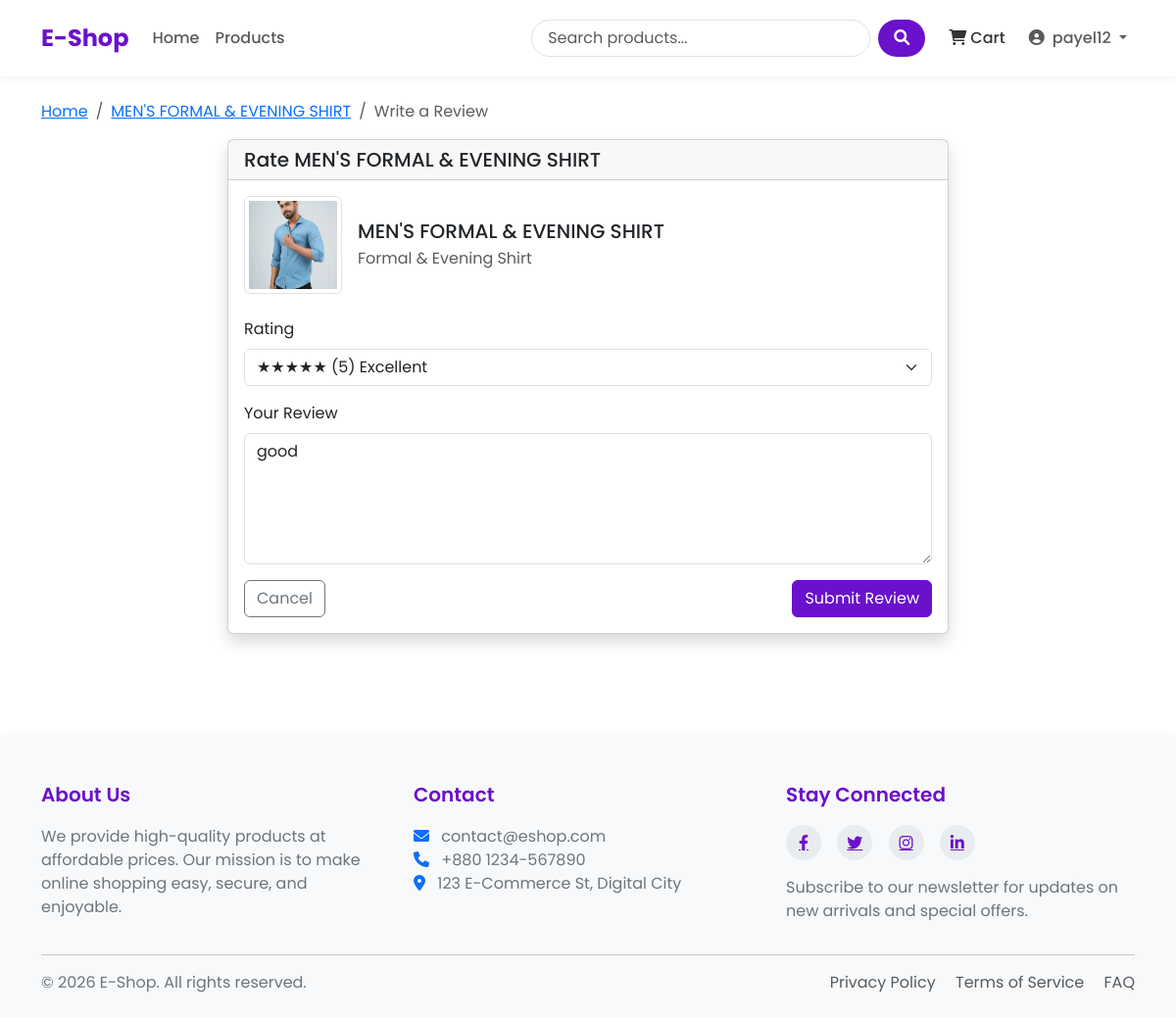
/rate/2/ (signed in), run on the app's committed database.
### shop/models.py (models this page shows, shortened)
class Product(models.Model):
     name = models.CharField(max_length=100)
     slug = models.SlugField(max_length=100,unique=True)
     category = models.ForeignKey(Category,on_delete=models.CASCADE,related_name='products')
     description = models.TextField()
     price = models.DecimalField(max_digits=10,decimal_places=2)
     stock = models.PositiveBigIntegerField(default=1)
     available = models.BooleanField(default=True)
     created = models.DateTimeField(auto_now_add=True)
     updated = models.DateTimeField(auto_now=True)
     image = models.ImageField(upload_to='products/%Y/%m/%d')

class Category(models.Model):
      name = models.CharField(max_length=100)
      slug = models.SlugField(max_length=100,unique=True)
      description = models.TextField(blank=True)
      class Meta:
            verbose_name_plural = 'categories'

class Rating(models.Model):
     product = models.ForeignKey(Product,on_delete=models.CASCADE,related_name='ratings')
     user = models.ForeignKey(User,on_delete=models.CASCADE)
     rating = models.PositiveSmallIntegerField(validators=[MinValueValidator(1),MaxValueValidator(5)])
     comment = models.TextField()
     created = models.DateTimeField(auto_now_add=True)
     updated = models.DateTimeField(auto_now=True)
     class Meta:
            unique_together = ('product','user')

### shop/views.py (the view)
# urls.py: path('rate/<slug:product_id>/', views.rate_product, name = 'rate_product'),
@login_required
def rate_product(request,product_id):
    product = get_object_or_404(models.Product,id=product_id)
    ordered_items = models.OrderItem.objects.filter(
        order__user = request.user,
        product = product,
        order__paid = True
    )
    if not ordered_items.exists():
        messages.warning(request, 'You can only rate products you have purchased')
        return redirect('product_detail',slug=product.slug)
    try:
        rating = models.Rating.objects.get(product=product,user = request.user)
    except models.Rating.DoesNotExist:
        rating = None
    if request.method == 'POST':
        form = RatingForm(request.POST, instance=rating)
        if form.is_valid():
           rating = form.save(commit=False)
           rating.product = product
           rating.user = request.user
           rating.save()
           return redirect('product_detail', slug=product.slug)
    else:
        form = RatingForm(instance=rating)
    return render(request,'shop/rate_product.html',{
        'form':form,
        'product':product
    })

### shop/forms.py
class RatingForm(forms.ModelForm):
    class Meta:
        model = Rating
        fields = ['rating','comment']
        widgets = {
            'rating': forms.Select(choices=[(i, i) for i in range(1, 6)]),
            'comment': forms.Textarea(attrs={'rows': 4})
        }

### shop/context_processors.py (called while the page is built)
def cart_items_count(request):
    if request.user.is_authenticated:
       try:
           cart = Cart.objects.get(user=request.user)
           return {'cart_items_count' : cart.cart_items_count}
       except Cart.DoesNotExist:
           {'cart_items_count':0}
    return {'cart_items_count':0}

### shop/models.py (called while the page is built)
     @property
     def cart_items_count(self):
         return sum(item.quantity for item in self.items.all())

### shop/templates/shop/rate_product.html (shortened to what this page needs)
{% extends 'base.html' %}
{% block content %}
<nav aria-label="breadcrumb">
    <ol class="breadcrumb">
        <li class="breadcrumb-item"><a href="{% url 'home' %}">Home</a></li>
        <li class="breadcrumb-item"><a href="{% url 'product_detail' product.slug %}">{{ product.name }}</a></li>
        <li class="breadcrumb-item active" aria-current="page">Write a Review</li>
    </ol>
</nav>
<div class="row justify-content-center">
    <div class="col-lg-8">
        <div class="card shadow">
            <div class="card-header">
                <h5 class="mb-0">Rate {{ product.name }}</h5>
            </div>
            <div class="card-body">
                <div class="d-flex align-items-center mb-4">
                    <div class="flex-shrink-0">
                        {% if product.image %}
                        <img src="{{ product.image.url }}" alt="{{ product.name }}"
                             class="img-thumbnail" style="width: 100px; height: 100px; object-fit: cover;">
                        {% else %}
                        <div class="bg-light text-center" style="width: 100px; height: 100px;">
                            <i class="fas fa-image fa-3x text-muted d-flex justify-content-center align-items-center h-100"></i>
                        </div>
                        {% endif %}
                    </div>
                    <div class="flex-grow-1 ms-3">
                        <h5 class="mb-1">{{ product.name }}</h5>
                        <p class="text-muted mb-0">{{ product.category.name }}</p>
                    </div>
                </div>
                <form method="post">
                    <div class="mb-3">
                        <label for="{{ form.rating.id_for_label }}" class="form-label">Rating</label>
                        <select class="form-select {% if form.rating.errors %}is-invalid{% endif %}"
                                id="{{ form.rating.id_for_label }}" name="{{ form.rating.html_name }}" required>
                            <option value="5" {% if form.rating.value == 5 %}selected{% endif %}>★★★★★ (5) Excellent</option>
                        </select>
                    </div>
                    <div class="mb-3">
                        <label for="{{ form.comment.id_for_label }}" class="form-label">Your Review</label>
                        <textarea class="form-control {% if form.comment.errors %}is-invalid{% endif %}"
                                  id="{{ form.comment.id_for_label }}" name="{{ form.comment.html_name }}" rows="5">{{ form.comment.value|default:'' }}</textarea>
                    </div>
                    <div class="d-flex justify-content-between">
                        <a href="{% url 'product_detail' product.slug %}" class="btn btn-outline-secondary">Cancel</a>
                        <button type="submit" class="btn btn-primary">Submit Review</button>
                    </div>
                </form>
            </div>
        </div>
    </div>
</div>
{% endblock %}

### templates/base.html (shortened to what this page needs)
<!DOCTYPE html>
<html lang="en">
<head>
    <link href="https://cdn.jsdelivr.net/npm/bootstrap@5.3.0/dist/css/bootstrap.min.css" rel="stylesheet">
    <link rel="stylesheet" href="https://cdnjs.cloudflare.com/ajax/libs/font-awesome/6.0.0/css/all.min.css">
    {% load static %}
</head>
<body>
    <header>
        <nav class="navbar navbar-expand-lg navbar-light bg-white">
            <div class="container">
                <a class="navbar-brand" href="{% url 'home' %}">E-Shop</a>
                <div class="collapse navbar-collapse" id="navbarNav">
                    <ul class="navbar-nav me-auto mb-2 mb-lg-0">
                        <li class="nav-item {% if request.path == '/' %}active{% endif %}">
                            <a class="nav-link" href="{% url 'home' %}">Home</a>
                        </li>
                        <li class="nav-item {% if '/products/' in request.path %}active{% endif %}">
                            <a class="nav-link" href="{% url 'product_list' %}">Products</a>
                        </li>
                    </ul>
                    <form class="d-flex search-box me-3" action="{% url 'product_list' %}" method="get">
                        <input class="form-control search-input me-2" type="search" name="search" placeholder="Search products..." aria-label="Search">
                        <button class="btn search-btn" type="submit">
                            <i class="fas fa-search"></i>
                        </button>
                    </form>
                    <ul class="navbar-nav">
                        <li class="nav-item me-2">
                            <a class="nav-link cart-btn" href="{% url 'cart_detail' %}">
                                <i class="fas fa-shopping-cart"></i> Cart
                            </a>
                        </li>
                        {% if user.is_authenticated %}
                            <li class="nav-item dropdown">
                                <a class="nav-link dropdown-toggle" href="#" id="navbarDropdown" role="button"
                                   data-bs-toggle="dropdown" aria-expanded="false">
                                    <i class="fas fa-user-circle me-1"></i> {{ user.username }}
                                </a>
                            </li>
                        {% endif %}
                    </ul>
                </div>
            </div>
        </nav>
    </header>
    <main class="container my-4">
        {% block content %}{% endblock %}
    </main>
    <footer>
        <div class="container">
            <div class="row">
                <div class="col-md-4 mb-4 mb-md-0">
                    <h5>About Us</h5>
                    <p>We provide high-quality products at affordable prices. Our mission is to make online shopping easy, secure, and enjoyable.</p>
                </div>
                <div class="col-md-4 mb-4 mb-md-0">
                    <h5>Contact</h5>
                    <p>
                        <i class="fas fa-envelope me-2 text-primary"></i> contact@eshop.com<br>
                        <i class="fas fa-phone me-2 text-primary"></i> +880 1234-567890<br>
                        <i class="fas fa-map-marker-alt me-2 text-primary"></i> 123 E-Commerce St, Digital City
                    </p>
                </div>
                <div class="col-md-4">
                    <h5>Stay Connected</h5>
                    <div class="social-icons mb-3">
                        <a href="#"><i class="fab fa-facebook-f"></i></a>
                        <a href="#"><i class="fab fa-twitter"></i></a>
                        <a href="#"><i class="fab fa-instagram"></i></a>
                        <a href="#"><i class="fab fa-linkedin-in"></i></a>
                    </div>
                    <p>Subscribe to our newsletter for updates on new arrivals and special offers.</p>
                </div>
            </div>
            <hr>
            <div class="row mt-3">
                <div class="col-md-6 mb-2 mb-md-0">
                    <p class="mb-0">&copy; {% now "Y" %} E-Shop. All rights reserved.</p>
                </div>
                <div class="col-md-6 text-md-end">
                    <p class="mb-0">
                        <a href="#" class="text-decoration-none me-3 text-muted">Privacy Policy</a>
                        <a href="#" class="text-decoration-none me-3 text-muted">Terms of Service</a>
                        <a href="#" class="text-decoration-none text-muted">FAQ</a>
                    </p>
                </div>
            </div>
        </div>
    </footer>
</body>
</html>

### templates/base.html (style rules this page uses)
:root { --primary-color: #6a11cb; --primary-dark: #5a0cb8; --primary-light: #7c4ddb; --secondary-color: #2575fc; --text-color: #333333; --text-light: #6c757d; --bg-light: #f8f9fa; --border-radius: 10px; --box-shadow: 0 5px 15px rgba(0,0,0,0.08); }
body { font-family: 'Poppins', sans-serif; color: var(--text-color); display: flex; flex-direction: column; min-height: 100vh; }
main { flex: 1; }
.navbar { padding: 1rem 0; box-shadow: 0 2px 10px rgba(0,0,0,0.05); }
.navbar-brand { font-weight: 700; font-size: 1.5rem; color: var(--primary-color); }
.nav-link { font-weight: 500; padding: 0.5rem 1rem; transition: all 0.3s ease; }
.search-box { position: relative; }
.search-input { border-radius: 50px; padding-left: 1rem; border: 1px solid #dee2e6; transition: all 0.3s ease; }
.search-btn { border-radius: 50px; background-color: var(--primary-color); color: white; padding: 0.375rem 1rem; border: none; }
.cart-btn { position: relative; padding: 0.5rem 1rem; color: var(--text-color); transition: all 0.3s ease; }
.btn-primary { background-color: var(--primary-color); border-color: var(--primary-color); }
footer { background-color: var(--bg-light); padding: 3rem 0 1.5rem; margin-top: 5rem; box-shadow: 0 -2px 10px rgba(0,0,0,0.03); }
footer h5 { font-weight: 600; margin-bottom: 1.2rem; color: var(--primary-color); }
footer p { color: var(--text-light); }
.social-icons a { display: inline-flex; align-items: center; justify-content: center; width: 36px; height: 36px; background-color: #e9ecef; color: var(--primary-color); border-radius: 50%; margin-right: 0.75rem; transition: all 0.3s ease; }

### data on the page
Product: name "MEN'S FORMAL & EVENING SHIRT", image (picture), category.name "Formal & Evening Shirt"
Rating: comment "good"

### other printed values
{{ user.username }} "payel12"
